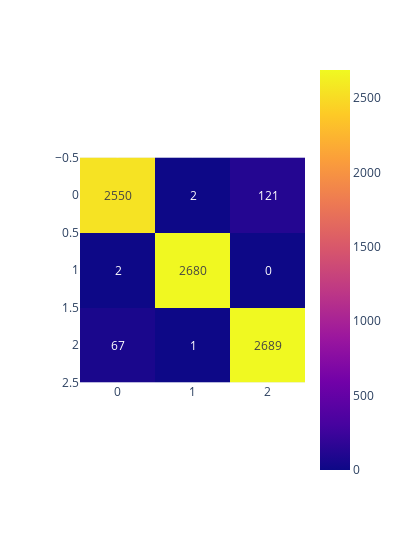

Source (notebook cell):
### Code cell
knnConf = confusion_matrix(y_test, y_pred)

fig = px.imshow(knnConf, text_auto=True, width= 400)
fig.show()

### Figure 1 — Plotly figure (JSON) as saved in the notebook; plotly's stock layout.template omitted (floating-point values rounded to 4 significant figures)
{"data": [{"coloraxis": "coloraxis", "hovertemplate": "x: %{x}<br>y: %{y}<br>color: %{z}<extra></extra>", "name": "0", "texttemplate": "%{z}", "type": "heatmap", "xaxis": "x", "yaxis": "y", "z": [[2550, 2, 121], [2, 2680, 0], [67, 1, 2689]]}], "layout": {"coloraxis": {"colorscale": [[0, "#0d0887"], [0.1111, "#46039f"], [0.2222, "#7201a8"], [0.3333, "#9c179e"], [0.4444, "#bd3786"], [0.5556, "#d8576b"], [0.6667, "#ed7953"], [0.7778, "#fb9f3a"], [0.8889, "#fdca26"], [1, "#f0f921"]]}, "margin": {"t": 60}, "width": 400, "xaxis": {"anchor": "y", "constrain": "domain", "domain": [0, 1], "scaleanchor": "y"}, "yaxis": {"anchor": "x", "autorange": "reversed", "constrain": "domain", "domain": [0, 1]}}}
